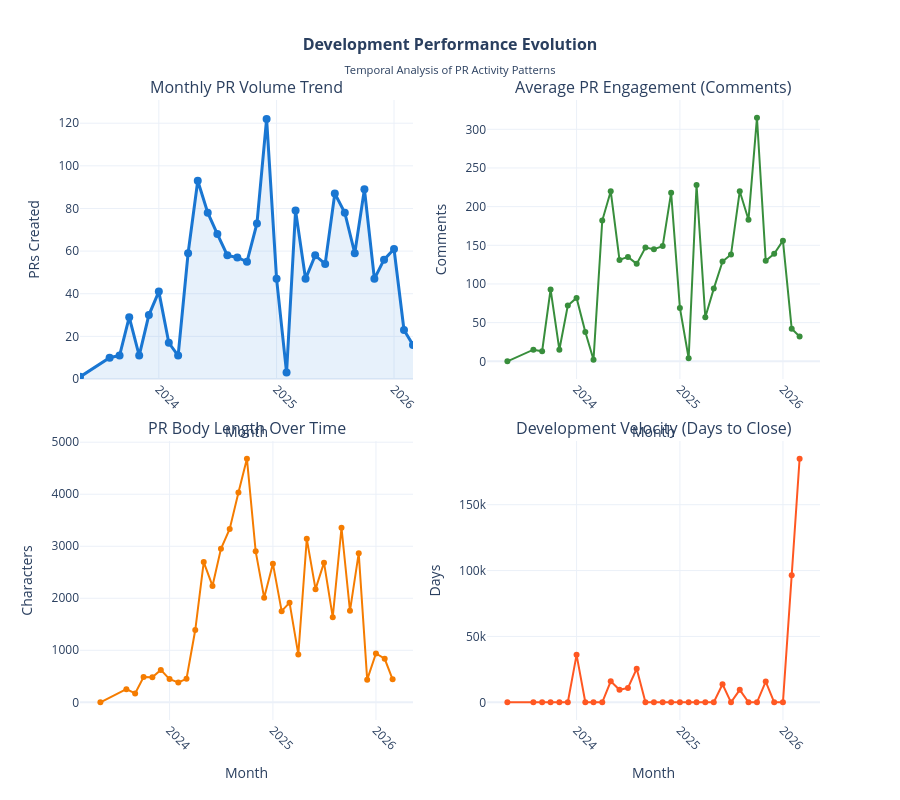

Write notebook code for a chart like this one.
### Markdown cell above
## 🚀 Chapter 2: Velocity & Efficiency - The Rhythm of High Performance

Now we understand our foundation - let's explore the **temporal patterns** that reveal the true rhythm of technical excellence. When do breakthrough moments happen? How does consistency compound into exceptional performance?

**The Performance Questions:**
- What does 45+ PRs per month sustained delivery actually look like in practice?
- How do seasonal patterns and focus periods drive breakthrough results?
- Where do efficiency optimizations create the most impact?

### Code cell
# Temporal Analysis: Development Patterns Over Time

# Create monthly aggregation
monthly_prs = df.groupby('year_month').agg({
    'pr_number': 'count',
    'comments_count': 'sum', 
    'body_length': 'mean',
    'days_open': 'mean'
}).rename(columns={'pr_number': 'PRs_Created'}).reset_index()

print("📈 TEMPORAL DEVELOPMENT PATTERNS")
print("=" * 40)

# Display recent performance trends
recent_6_months = monthly_prs.tail(6)
print(f"📊 Recent 6-month average: {recent_6_months['PRs_Created'].mean():.1f} PRs/month")
print(f"🔥 Peak month: {monthly_prs.loc[monthly_prs['PRs_Created'].idxmax(), 'year_month']} ({monthly_prs['PRs_Created'].max()} PRs)")
print(f"📝 Avg PR body length: {monthly_prs['body_length'].mean():.0f} characters")
print(f"⏱️ Avg days to close: {abs(monthly_prs['days_open'].mean()):.1f} days")

# Create temporal visualization
fig = make_subplots(
    rows=2, cols=2,
    subplot_titles=(
        'Monthly PR Volume Trend',
        'Average PR Engagement (Comments)', 
        'PR Body Length Over Time',
        'Development Velocity (Days to Close)'
    ),
    vertical_spacing=0.1
)

# 1. Monthly PR volume
fig.add_trace(
    go.Scatter(
        x=monthly_prs['year_month'], 
        y=monthly_prs['PRs_Created'],
        mode='lines+markers', 
        name='PRs Created', 
        line=dict(color='#1976D2', width=3),
        marker=dict(size=8),
        fill='tonexty',
        fillcolor='rgba(25, 118, 210, 0.1)'
    ),
    row=1, col=1
)

# 2. Comments trend (engagement)
fig.add_trace(
    go.Scatter(
        x=monthly_prs['year_month'],
        y=monthly_prs['comments_count'],
        mode='lines+markers',
        name='Total Comments',
        line=dict(color='#388E3C', width=2),
        marker=dict(size=6)
    ),
    row=1, col=2
)

# 3. Body length trend (detail level)
fig.add_trace(
    go.Scatter(
        x=monthly_prs['year_month'],
        y=monthly_prs['body_length'],
        mode='lines+markers',
        name='Avg Body Length',
        line=dict(color='#F57C00', width=2),
        marker=dict(size=6)
    ),
    row=2, col=1
)

# 4. Days open trend (velocity)
fig.add_trace(
    go.Scatter(
        x=monthly_prs['year_month'],
        y=abs(monthly_prs['days_open']),  # Use absolute value
        mode='lines+markers',
        name='Avg Days Open',
        line=dict(color='#FF5722', width=2),
        marker=dict(size=6)
    ),
    row=2, col=2
)

# Update layout
fig.update_layout(
    height=800,
    title={
        'text': "<b>Development Performance Evolution</b><br><sub>Temporal Analysis of PR Activity Patterns</sub>",
        'x': 0.5,
        'font': {'size': 16}
    },
    template='plotly_white',
    showlegend=False
)

# Update axes
fig.update_xaxes(title_text="Month", row=1, col=1, tickangle=45)
fig.update_yaxes(title_text="PRs Created", row=1, col=1)
fig.update_xaxes(title_text="Month", row=1, col=2, tickangle=45)
fig.update_yaxes(title_text="Comments", row=1, col=2)
fig.update_xaxes(title_text="Month", row=2, col=1, tickangle=45)
fig.update_yaxes(title_text="Characters", row=2, col=1)
fig.update_xaxes(title_text="Month", row=2, col=2, tickangle=45)
fig.update_yaxes(title_text="Days", row=2, col=2)

fig.show()

### Figure 1 — Plotly figure (JSON) as saved in the notebook; plotly's stock layout.template omitted (floating-point values rounded to 4 significant figures)
{"data": [{"fill": "tonexty", "fillcolor": "rgba(25, 118, 210, 0.1)", "line": {"color": "#1976D2", "width": 3}, "marker": {"size": 8}, "mode": "lines+markers", "name": "PRs Created", "type": "scatter", "x": ["2023-05", "2023-08", "2023-09", "2023-10", "2023-11", "2023-12", "2024-01", "2024-02", "2024-03", "2024-04", "2024-05", "2024-06", "2024-07", "2024-08", "2024-09", "2024-10", "2024-11", "2024-12", "2025-01", "2025-02", "2025-03", "2025-04", "2025-05", "2025-06", "2025-07", "2025-08", "2025-09", "2025-10", "2025-11", "2025-12", "2026-01", "2026-02", "2026-03"], "xaxis": "x", "y": [1, 10, 11, 29, 11, 30, 41, 17, 11, 59, 93, 78, 68, 58, 57, 55, 73, 122, 47, 3, 79, 47, 58, 54, 87, 78, 59, 89, 47, 56, 61, 23, 16], "yaxis": "y"}, {"line": {"color": "#388E3C", "width": 2}, "marker": {"size": 6}, "mode": "lines+markers", "name": "Total Comments", "type": "scatter", "x": ["2023-05", "2023-08", "2023-09", "2023-10", "2023-11", "2023-12", "2024-01", "2024-02", "2024-03", "2024-04", "2024-05", "2024-06", "2024-07", "2024-08", "2024-09", "2024-10", "2024-11", "2024-12", "2025-01", "2025-02", "2025-03", "2025-04", "2025-05", "2025-06", "2025-07", "2025-08", "2025-09", "2025-10", "2025-11", "2025-12", "2026-01", "2026-02", "2026-03"], "xaxis": "x2", "y": [0, 15, 13, 93, 15, 72, 82, 38, 2, 182, 220, 131, 135, 126, 147, 145, 149, 218, 69, 4, 228, 57, 94, 129, 138, 220, 183, 315, 130, 139, 156, 42, 32], "yaxis": "y2"}, {"line": {"color": "#F57C00", "width": 2}, "marker": {"size": 6}, "mode": "lines+markers", "name": "Avg Body Length", "type": "scatter", "x": ["2023-05", "2023-08", "2023-09", "2023-10", "2023-11", "2023-12", "2024-01", "2024-02", "2024-03", "2024-04", "2024-05", "2024-06", "2024-07", "2024-08", "2024-09", "2024-10", "2024-11", "2024-12", "2025-01", "2025-02", "2025-03", "2025-04", "2025-05", "2025-06", "2025-07", "2025-08", "2025-09", "2025-10", "2025-11", "2025-12", "2026-01", "2026-02", "2026-03"], "xaxis": "x3", "y": [0.0, 251.7, 169.5, 485.9, 479.5, 622.7, 445.6, 381.1, 451.9, 1390.0, 2696.0, 2237.0, 2951.0, 3334.0, 4033.0, 4683.0, 2902.0, 2011.0, 2665.0, 1752.0, 1915.0, 921.3, 3142.0, 2175.0, 2685.0, 1636.0, 3356.0, 1758.0, 2867.0, 435.6, 939.4, 836.7, 442.8], "yaxis": "y3"}, {"line": {"color": "#FF5722", "width": 2}, "marker": {"size": 6}, "mode": "lines+markers", "name": "Avg Days Open", "type": "scatter", "x": ["2023-05", "2023-08", "2023-09", "2023-10", "2023-11", "2023-12", "2024-01", "2024-02", "2024-03", "2024-04", "2024-05", "2024-06", "2024-07", "2024-08", "2024-09", "2024-10", "2024-11", "2024-12", "2025-01", "2025-02", "2025-03", "2025-04", "2025-05", "2025-06", "2025-07", "2025-08", "2025-09", "2025-10", "2025-11", "2025-12", "2026-01", "2026-02", "2026-03"], "xaxis": "x4", "y": [0.0, 2.1, 2.0, 1.724, 2.364, 1.3, 36040.0, 17.71, 0.0, 0.9322, 15890.0, 9472.0, 10870.0, 25480.0, 0.807, 0.9273, 0.4384, 2.73, 5.489, 0.0, 1.203, 0.766, 0.569, 13690.0, 0.1379, 9479.0, 0.7119, 0.2472, 15740.0, 2.036, 0.7049, 96480.0, 184900.0], "yaxis": "y4"}], "layout": {"annotations": [{"font": {"size": 16}, "showarrow": false, "text": "Monthly PR Volume Trend", "x": 0.225, "xanchor": "center", "xref": "paper", "y": 1, "yanchor": "bottom", "yref": "paper"}, {"font": {"size": 16}, "showarrow": false, "text": "Average PR Engagement (Comments)", "x": 0.775, "xanchor": "center", "xref": "paper", "y": 1, "yanchor": "bottom", "yref": "paper"}, {"font": {"size": 16}, "showarrow": false, "text": "PR Body Length Over Time", "x": 0.225, "xanchor": "center", "xref": "paper", "y": 0.45, "yanchor": "bottom", "yref": "paper"}, {"font": {"size": 16}, "showarrow": false, "text": "Development Velocity (Days to Close)", "x": 0.775, "xanchor": "center", "xref": "paper", "y": 0.45, "yanchor": "bottom", "yref": "paper"}], "height": 800, "showlegend": false, "title": {"font": {"size": 16}, "text": "<b>Development Performance Evolution</b><br><sub>Temporal Analysis of PR Activity Patterns</sub>", "x": 0.5}, "xaxis": {"anchor": "y", "domain": [0, 0.45], "tickangle": 45, "title": {"text": "Month"}}, "xaxis2": {"anchor": "y2", "domain": [0.55, 1], "tickangle": 45, "title": {"text": "Month"}}, "xaxis3": {"anchor": "y3", "domain": [0, 0.45], "tickangle": 45, "title": {"text": "Month"}}, "xaxis4": {"anchor": "y4", "domain": [0.55, 1], "tickangle": 45, "title": {"text": "Month"}}, "yaxis": {"anchor": "x", "domain": [0.55, 1], "title": {"text": "PRs Created"}}, "yaxis2": {"anchor": "x2", "domain": [0.55, 1], "title": {"text": "Comments"}}, "yaxis3": {"anchor": "x3", "domain": [0, 0.45], "title": {"text": "Characters"}}, "yaxis4": {"anchor": "x4", "domain": [0, 0.45], "title": {"text": "Days"}}}}
